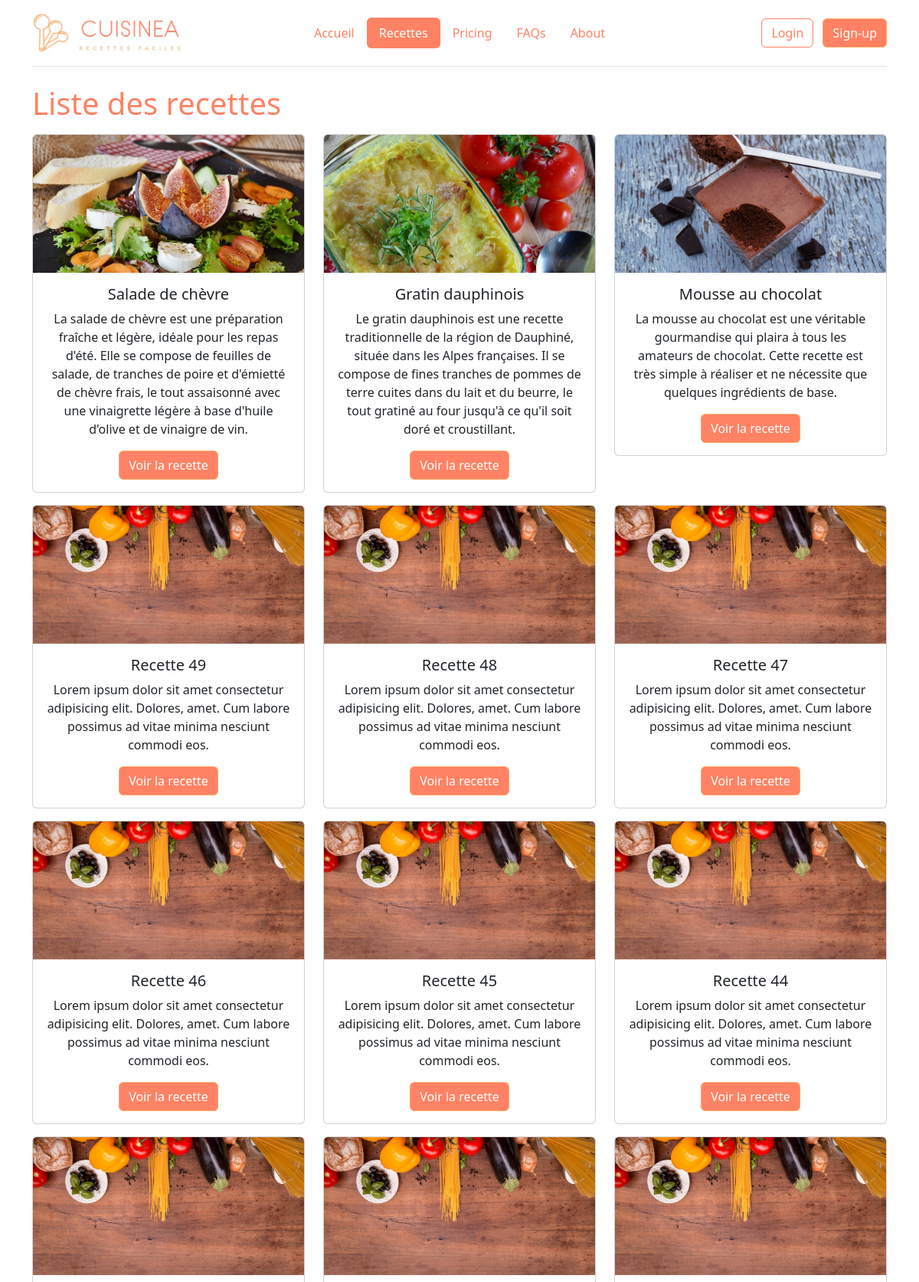
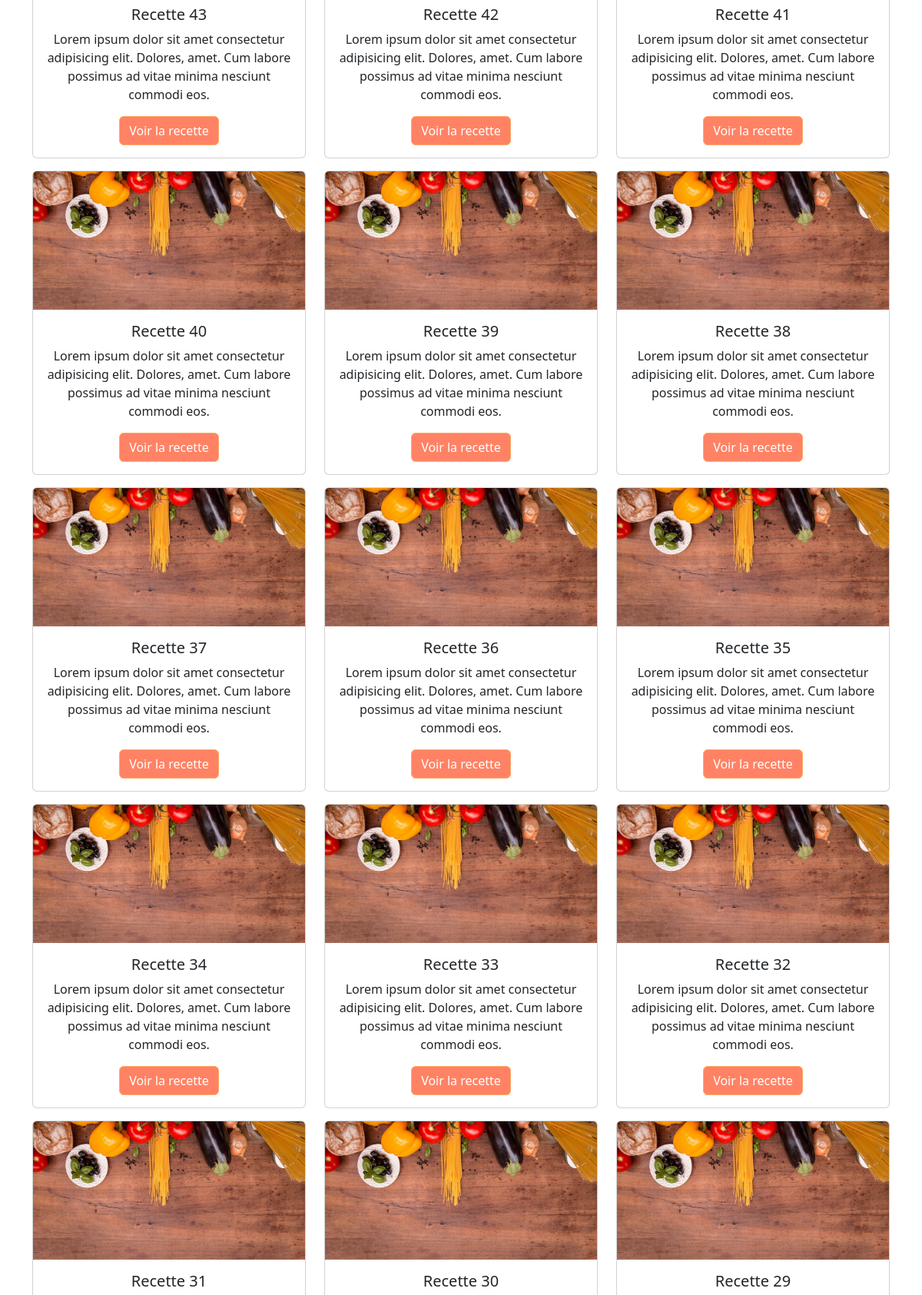
Page /recettes.php (upper part) on the committed database (2 pictures, top to bottom).
### tables this page shows
CREATE TABLE IF NOT EXISTS `recipes` (
  `id` int(11) NOT NULL AUTO_INCREMENT,
  `category_id` int(11) NOT NULL,
  `title` varchar(255) NOT NULL,
  `description` text NOT NULL,
  `ingredients` text NOT NULL,
  `instructions` text NOT NULL,
  `image` varchar(255) DEFAULT NULL,
  PRIMARY KEY (`id`),
  KEY `category_id` (`category_id`)
);

### lib/recipe.php (called while the page is built, shortened)
<?php
function getRecipes($pdo, $limit = null)
{
    $sql = 'SELECT * FROM recipes ORDER BY id DESC';
    $query = $pdo->prepare($sql);
    $query->execute();
    return $query->fetchAll();
}

### templates/recipe_part.php (the view)
<div class="col-md-4 my-2">
    <div class="card">
        <?php
            if ($recipe['image'] == null) {
                $imagePath = _ASSETS_IMAGES_FOLDER_.'recipe_default.jpg';
            } else {
                $imagePath = _RECIPES_FOLDER_ . $recipe['image'];
            }
        ?>
        <img src="<?=$imagePath ; ?>" class="card-img-top" alt="<?= $recipe['title']; ?>">
        <div class="card-body">
            <h5 class="card-title"><?= $recipe['title']; ?></h5>
            <p class="card-text"><?= $recipe['description']; ?></p>
            <a href="recette.php?id=<?=$key; ?>" class="btn btn-primary">Voir la recette</a>
        </div>
    </div>
</div>

### templates/header.php (shortened to what this page needs)
<!DOCTYPE html>
<html lang="fr">
<head>
    <link href="https://cdn.jsdelivr.net/npm/bootstrap@5.3.0-alpha1/dist/css/bootstrap.min.css" rel="stylesheet">
    <link rel="stylesheet" href="assets/css/override-bootstrap.css">
</head>
<body>
    <div class="container">
        <header class="d-flex flex-wrap align-items-center justify-content-center justify-content-md-between py-3 mb-4 border-bottom">
            <a href="index.php" class="d-flex align-items-center col-md-3 mb-2 mb-md-0 text-dark text-decoration-none">
                <img width="200" src="assets/images/logo-cuisinea-horizontal.jpg" alt="Logo Cuisinea">
            </a>
            <ul class="nav nav-pills">
                <li class="nav-item"><a href="index.php" class="nav-link <?php if (basename($_SERVER['SCRIPT_NAME']) === 'index.php') {echo 'active';} ?>">Accueil</a></li>
                <li class="nav-item"><a href="recettes.php" class="nav-link <?php if (basename($_SERVER['SCRIPT_NAME']) === 'recettes.php') {echo 'active';} ?>">Recettes</a></li>
                <li class="nav-item"><a href="#" class="nav-link">Pricing</a></li>
                <li class="nav-item"><a href="#" class="nav-link">FAQs</a></li>
                <li class="nav-item"><a href="#" class="nav-link">About</a></li>
            </ul>
            <div class="col-md-3 text-end">
                <button type="button" class="btn btn-outline-primary me-2">Login</button>
                <button type="button" class="btn btn-primary">Sign-up</button>
            </div>
        </header>
        <main>

### recettes.php (shortened to what this page needs)
<?php
require_once 'lib/pdo.php';
require_once 'lib/recipe.php';
require_once 'templates/header.php';
$recipes = getRecipes($pdo);
?>
<h1>Liste des recettes</h1>
<div class="row text-center">
    <?php foreach ($recipes as $key => $recipe) {
        require 'templates/recipe_part.php';
    } ?>
</div>
<?php
require_once 'templates/footer.php';
?>

### templates/footer.php (shortened to what this page needs)
        </main>
</div>
</body>
</html>

### rows in the picture
recipes: image (picture), title "Salade de chèvre", description "La salade de chèvre est une préparation fraîche et légère, idéale pour les repas d'été. Elle se compose de feuilles de salade, de tranches de poire et d'émietté de chèvre frais, le tout assaisonné avec une vinaigrette légère à base d'huile d'olive et de vinaigre de vin."
recipes: image (picture), title "Gratin dauphinois", description "Le gratin dauphinois est une recette traditionnelle de la région de Dauphiné, située dans les Alpes françaises. Il se compose de fines tranches de pommes de terre cuites dans du lait et du beurre, le tout gratiné au four jusqu'à ce qu'il soit doré et croustillant."
recipes: image (picture), title "Mousse au chocolat", description "La mousse au chocolat est une véritable gourmandise qui plaira à tous les amateurs de chocolat. Cette recette est très simple à réaliser et ne nécessite que quelques ingrédients de base."
recipes: title "Recette 49", description "Lorem ipsum dolor sit amet consectetur adipisicing elit. Dolores, amet. Cum labore possimus ad vitae minima nesciunt commodi eos."
recipes: title "Recette 48", description "Lorem ipsum dolor sit amet consectetur adipisicing elit. Dolores, amet. Cum labore possimus ad vitae minima nesciunt commodi eos."
recipes: title "Recette 47", description "Lorem ipsum dolor sit amet consectetur adipisicing elit. Dolores, amet. Cum labore possimus ad vitae minima nesciunt commodi eos."
recipes: title "Recette 46", description "Lorem ipsum dolor sit amet consectetur adipisicing elit. Dolores, amet. Cum labore possimus ad vitae minima nesciunt commodi eos."
recipes: title "Recette 45", description "Lorem ipsum dolor sit amet consectetur adipisicing elit. Dolores, amet. Cum labore possimus ad vitae minima nesciunt commodi eos."
recipes: title "Recette 44", description "Lorem ipsum dolor sit amet consectetur adipisicing elit. Dolores, amet. Cum labore possimus ad vitae minima nesciunt commodi eos."
recipes: title "Recette 43", description "Lorem ipsum dolor sit amet consectetur adipisicing elit. Dolores, amet. Cum labore possimus ad vitae minima nesciunt commodi eos."
recipes: title "Recette 42", description "Lorem ipsum dolor sit amet consectetur adipisicing elit. Dolores, amet. Cum labore possimus ad vitae minima nesciunt commodi eos."
recipes: title "Recette 41", description "Lorem ipsum dolor sit amet consectetur adipisicing elit. Dolores, amet. Cum labore possimus ad vitae minima nesciunt commodi eos."
recipes: title "Recette 40", description "Lorem ipsum dolor sit amet consectetur adipisicing elit. Dolores, amet. Cum labore possimus ad vitae minima nesciunt commodi eos."
recipes: title "Recette 39", description "Lorem ipsum dolor sit amet consectetur adipisicing elit. Dolores, amet. Cum labore possimus ad vitae minima nesciunt commodi eos."
recipes: title "Recette 38", description "Lorem ipsum dolor sit amet consectetur adipisicing elit. Dolores, amet. Cum labore possimus ad vitae minima nesciunt commodi eos."
recipes: title "Recette 37", description "Lorem ipsum dolor sit amet consectetur adipisicing elit. Dolores, amet. Cum labore possimus ad vitae minima nesciunt commodi eos."
recipes: title "Recette 36", description "Lorem ipsum dolor sit amet consectetur adipisicing elit. Dolores, amet. Cum labore possimus ad vitae minima nesciunt commodi eos."
recipes: title "Recette 35", description "Lorem ipsum dolor sit amet consectetur adipisicing elit. Dolores, amet. Cum labore possimus ad vitae minima nesciunt commodi eos."
recipes: title "Recette 34", description "Lorem ipsum dolor sit amet consectetur adipisicing elit. Dolores, amet. Cum labore possimus ad vitae minima nesciunt commodi eos."
recipes: title "Recette 33", description "Lorem ipsum dolor sit amet consectetur adipisicing elit. Dolores, amet. Cum labore possimus ad vitae minima nesciunt commodi eos."
recipes: title "Recette 32", description "Lorem ipsum dolor sit amet consectetur adipisicing elit. Dolores, amet. Cum labore possimus ad vitae minima nesciunt commodi eos."
recipes: title "Recette 31"
recipes: title "Recette 30"
recipes: title "Recette 29"
